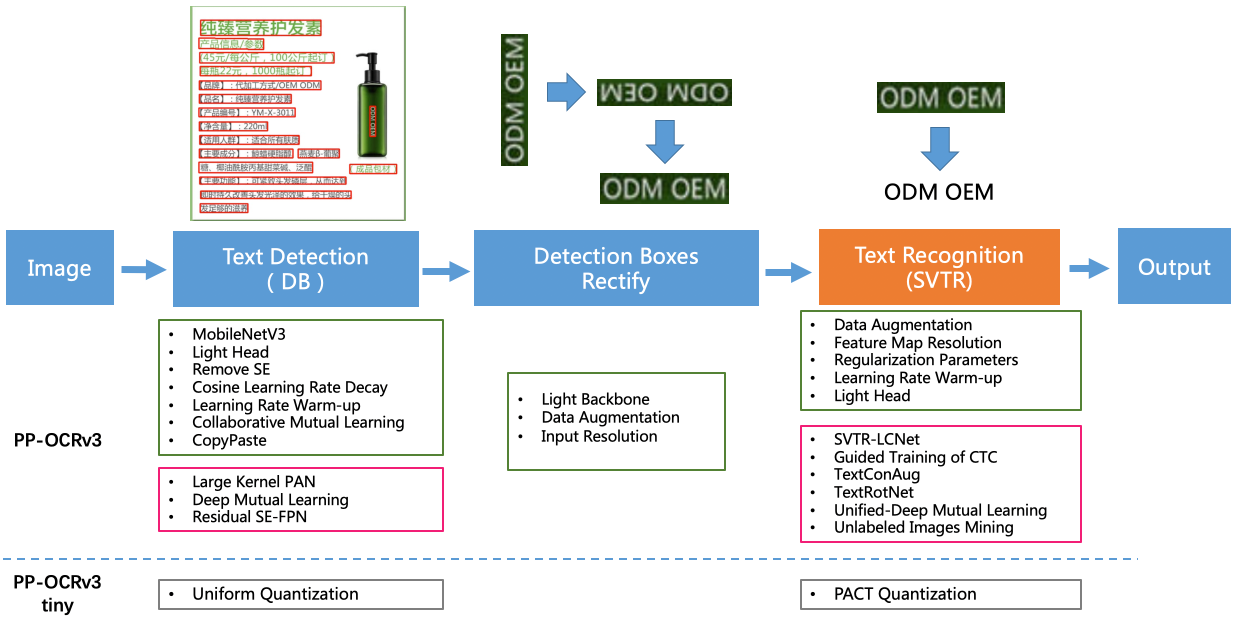
#> input picture references/imgs/img.png, 2472 x 1236 px (shown at 1/2 size)
$ python convert_image.py ../../references/imgs/img.png   (older library calls are emulated)
#> lines starting #> are read from the running program, lines starting #| are printed output that depends on the picture
#> in create_headers, img is the input picture: shape (1236, 2472, 3); mean B, G, R 232.2, 230.9, 229.5
# Licensed to the Apache Software Foundation (ASF) under one
# or more contributor license agreements.  See the NOTICE file
# distributed with this work for additional information
# regarding copyright ownership.  The ASF licenses this file
# to you under the Apache License, Version 2.0 (the
# "License"); you may not use this file except in compliance
# with the License.  You may obtain a copy of the License at
#
#   http://www.apache.org/licenses/LICENSE-2.0
#
# Unless required by applicable law or agreed to in writing,
# software distributed under the License is distributed on an
# "AS IS" BASIS, WITHOUT WARRANTIES OR CONDITIONS OF ANY
# KIND, either express or implied.  See the License for the
# specific language governing permissions and limitations
# under the License.

import os
import pathlib
import re
import sys
import cv2
import math
from PIL import Image
import numpy as np


def resize_norm_img(img, image_shape, padding=True):
#> called with padding = True
    imgC, imgH, imgW = image_shape
    h = img.shape[0]
#> h = 1236
    w = img.shape[1]
#> w = 2472
    if not padding:
        resized_image = cv2.resize(img, (imgW, imgH), interpolation=cv2.INTER_LINEAR)
        resized_w = imgW
    else:
        ratio = w / float(h)
#> ratio = 2
        if math.ceil(imgH * ratio) > imgW:
            resized_w = imgW
        else:
            resized_w = int(math.ceil(imgH * ratio))
#> resized_w = 64
        resized_image = cv2.resize(img, (resized_w, imgH))
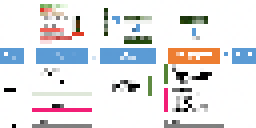
#> resized_image: shape (32, 64, 3) (shown 4 times larger); mean B, G, R 229.6, 227.5, 227.6
    resized_image = resized_image.astype("float32")
    if image_shape[0] == 1:
        resized_image = resized_image / 255
        resized_image = resized_image[np.newaxis, :]
    else:
        resized_image = resized_image.transpose((2, 0, 1)) / 255
    resized_image -= 0.5
    resized_image /= 0.5
    padding_im = np.zeros((imgC, imgH, imgW), dtype=np.float32)
    padding_im[:, :, 0:resized_w] = resized_image
    return padding_im


def create_header_file(name, tensor_name, tensor_data, output_path):
    """
    This function generates a header file containing the data from the numpy array provided.
    """
#> called with name = 'inputs', tensor_name = 'input', tensor_data = array of shape (1, 3, 32, 320), output_path = './include'
    file_path = pathlib.Path(f"{output_path}/" + name).resolve()
    # Create header file with npy_data as a C array
    raw_path = file_path.with_suffix(".h").resolve()
    with open(raw_path, "w") as header_file:
        header_file.write(
            "\n"
            + f"const size_t {tensor_name}_len = {tensor_data.size};\n"
            + f'__attribute__((section(".data.tvm"), aligned(16))) float {tensor_name}[] = '
        )

        header_file.write("{")
        for i in np.ndindex(tensor_data.shape):
            header_file.write(f"{tensor_data[i]}, ")
        header_file.write("};\n\n")


def create_headers(image_name):
    """
    This function generates C header files for the input and output arrays required to run inferences
    """
    img_path = os.path.join("./", f"{image_name}")

    # Resize image to 32x320
    img = cv2.imread(img_path)
    img = resize_norm_img(img, [3, 32, 320])
    img_data = img.astype("float32")

    # # Add the batch dimension, as we are expecting 4-dimensional input: NCHW.
    img_data = np.expand_dims(img_data, axis=0)

    # Create input header file
    create_header_file("inputs", "input", img_data, "./include")
    # Create output header file
    output_data = np.zeros([7760], np.float)
    create_header_file(
        "outputs",
        "output",
        output_data,
        "./include",
    )


if __name__ == "__main__":
    create_headers(sys.argv[1])
